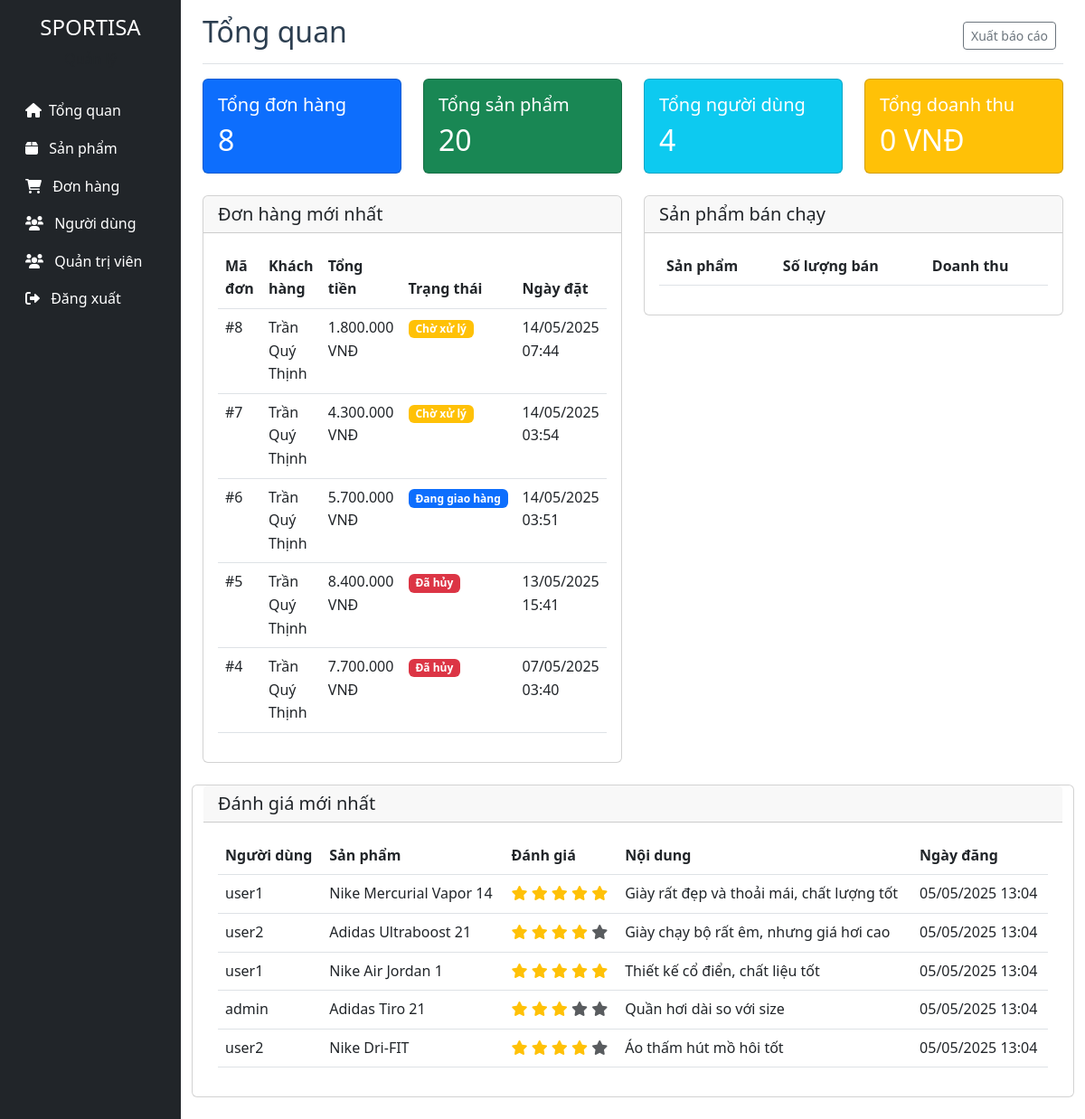
/admin/index.php (signed in), run on the app's committed database.
### tables this page shows
CREATE TABLE `orders` (
  `id` int(11) NOT NULL,
  `user_id` int(11) NOT NULL,
  `total_amount` decimal(10,2) NOT NULL,
  `shipping_address` text NOT NULL,
  `shipping_phone` varchar(20) NOT NULL,
  `shipping_name` varchar(100) NOT NULL,
  `payment_method` enum('cod','bank_transfer','credit_card') NOT NULL,
  `status` enum('pending','processing','shipped','delivered','cancelled') DEFAULT 'pending',
  `notes` text DEFAULT NULL,
  `created_at` timestamp NOT NULL DEFAULT current_timestamp(),
  `updated_at` timestamp NOT NULL DEFAULT current_timestamp() ON UPDATE current_timestamp()
);

CREATE TABLE `users` (
  `id` int(11) NOT NULL,
  `username` varchar(50) NOT NULL,
  `email` varchar(100) NOT NULL,
  `password` varchar(255) NOT NULL,
  `full_name` varchar(100) NOT NULL,
  `phone` varchar(20) DEFAULT NULL,
  `address` text DEFAULT NULL,
  `role` enum('admin','user') DEFAULT 'user',
  `status` enum('active','inactive') DEFAULT 'active',
  `created_at` timestamp NOT NULL DEFAULT current_timestamp(),
  `updated_at` timestamp NOT NULL DEFAULT current_timestamp() ON UPDATE current_timestamp()
);

CREATE TABLE `reviews` (
  `id` int(11) NOT NULL,
  `user_id` int(11) NOT NULL,
  `product_id` int(11) NOT NULL,
  `rating` int(11) NOT NULL CHECK (`rating` >= 1 and `rating` <= 5),
  `comment` text DEFAULT NULL,
  `status` enum('pending','approved','rejected') DEFAULT 'pending',
  `created_at` timestamp NOT NULL DEFAULT current_timestamp(),
  `updated_at` timestamp NOT NULL DEFAULT current_timestamp() ON UPDATE current_timestamp()
);

CREATE TABLE `products` (
  `id` int(11) NOT NULL,
  `name` varchar(255) NOT NULL,
  `slug` varchar(255) NOT NULL,
  `description` text DEFAULT NULL,
  `price` decimal(10,2) NOT NULL,
  `sale_price` decimal(10,2) DEFAULT NULL,
  `stock` int(11) NOT NULL DEFAULT 0,
  `image` varchar(255) DEFAULT NULL,
  `category_id` int(11) DEFAULT NULL,
  `brand_id` int(11) DEFAULT NULL,
  `status` enum('active','inactive') DEFAULT 'active',
  `featured` tinyint(1) DEFAULT 0,
  `created_at` timestamp NOT NULL DEFAULT current_timestamp(),
  `updated_at` timestamp NOT NULL DEFAULT current_timestamp() ON UPDATE current_timestamp()
);

### admin/index.php (the view, shortened to what this page needs)
<?php
include '../config/database.php';
try {
    $stmt = $conn->query("SELECT COUNT(*) FROM orders");
    $total_orders = $stmt->fetchColumn();
    $stmt = $conn->query("SELECT COUNT(*) FROM products");
    $total_products = $stmt->fetchColumn();
    $stmt = $conn->query("SELECT COUNT(*) FROM users WHERE role = 'user'");
    $total_users = $stmt->fetchColumn();
    $stmt = $conn->query("SELECT SUM(total_amount) FROM orders WHERE status = 'delivered'");
    $total_revenue = $stmt->fetchColumn();
    $stmt = $conn->query("SELECT o.*, u.username, u.full_name
                         FROM orders o
                         JOIN users u ON o.user_id = u.id
                         ORDER BY o.created_at DESC
                         LIMIT 5");
    $recent_orders = $stmt->fetchAll(PDO::FETCH_ASSOC);
    $stmt = $conn->query("SELECT r.*, u.username, p.name as product_name
                         FROM reviews r
                         JOIN users u ON r.user_id = u.id
                         JOIN products p ON r.product_id = p.id
                         ORDER BY r.created_at DESC
                         LIMIT 5");
    $recent_reviews = $stmt->fetchAll(PDO::FETCH_ASSOC);
} catch(PDOException $e) {
    $error = 'Có lỗi xảy ra: ' . $e->getMessage();
}
?>
<!DOCTYPE html>
<html lang="vi">
<head>
    <link href="https://cdn.jsdelivr.net/npm/bootstrap@5.3.0/dist/css/bootstrap.min.css" rel="stylesheet">
    <link href="https://cdnjs.cloudflare.com/ajax/libs/font-awesome/6.0.0/css/all.min.css" rel="stylesheet">
    <link href="../css/style.css" rel="stylesheet">
</head>
<body>
    <div class="container-fluid">
        <div class="row">
            <?php include 'sidebar.php'; ?>
            <div class="col-md-9 ms-sm-auto col-lg-10 px-md-4">
                <div class="d-flex justify-content-between flex-wrap flex-md-nowrap align-items-center pt-3 pb-2 mb-3 border-bottom">
                    <h1 class="h2">Tổng quan</h1>
                    <div class="btn-toolbar mb-2 mb-md-0">
                        <div class="btn-group me-2">
                            <button type="button" class="btn btn-sm btn-outline-secondary">Xuất báo cáo</button>
                        </div>
                    </div>
                </div>
                <div class="row">
                    <div class="col-md-3 mb-4">
                        <div class="card bg-primary text-white">
                            <div class="card-body">
                                <h5 class="card-title">Tổng đơn hàng</h5>
                                <h2 class="card-text"><?php echo number_format($total_orders); ?></h2>
                            </div>
                        </div>
                    </div>
                    <div class="col-md-3 mb-4">
                        <div class="card bg-success text-white">
                            <div class="card-body">
                                <h5 class="card-title">Tổng sản phẩm</h5>
                                <h2 class="card-text"><?php echo number_format($total_products); ?></h2>
                            </div>
                        </div>
                    </div>
                    <div class="col-md-3 mb-4">
                        <div class="card bg-info text-white">
                            <div class="card-body">
                                <h5 class="card-title">Tổng người dùng</h5>
                                <h2 class="card-text"><?php echo number_format($total_users); ?></h2>
                            </div>
                        </div>
                    </div>
                    <div class="col-md-3 mb-4">
                        <div class="card bg-warning text-white">
                            <div class="card-body">
                                <h5 class="card-title">Tổng doanh thu</h5>
                                <h2 class="card-text"><?php echo number_format($total_revenue, 0, ',', '.'); ?> VNĐ</h2>
                            </div>
                        </div>
                    </div>
                </div>
                <div class="row">
                    <div class="col-md-6 mb-4">
                        <div class="card">
                            <div class="card-header">
                                <h5 class="mb-0">Đơn hàng mới nhất</h5>
                            </div>
                            <div class="card-body">
                                <div class="table-responsive">
                                    <table class="table table-hover">
                                        <thead>
                                            <tr>
                                                <th>Mã đơn</th>
                                                <th>Khách hàng</th>
                                                <th>Tổng tiền</th>
                                                <th>Trạng thái</th>
                                                <th>Ngày đặt</th>
                                            </tr>
                                        </thead>
                                        <tbody>
                                            <?php foreach ($recent_orders as $order): ?>
                                                <tr>
                                                    <td>#<?php echo $order['id']; ?></td>
                                                    <td><?php echo htmlspecialchars($order['full_name']); ?></td>
                                                    <td><?php echo number_format($order['total_amount'], 0, ',', '.'); ?> VNĐ</td>
                                                    <td>
                                                        <?php
                                                        $status_class = '';
                                                        switch ($order['status']) {
                                                            case 'pending':
                                                                $status_class = 'warning';
                                                                $status_text = 'Chờ xử lý';
                                                                break;
                                                            case 'shipped':
                                                                $status_class = 'primary';
                                                                $status_text = 'Đang giao hàng';
                                                                break;
                                                            case 'cancelled':
                                                                $status_class = 'danger';
                                                                $status_text = 'Đã hủy';
                                                                break;
                                                        }
                                                        ?>
                                                        <span class="badge bg-<?php echo $status_class; ?>">
                                                            <?php echo $status_text; ?>
                                                        </span>
                                                    </td>
                                                    <td><?php echo date('d/m/Y H:i', strtotime($order['created_at'])); ?></td>
                                                </tr>
                                            <?php endforeach; ?>
                                        </tbody>
                                    </table>
                                </div>
                            </div>
                        </div>
                    </div>
                <div class="col-md-6 mb-4">
                    <div class="card">
                        <div class="card-header">
                            <h5 class="mb-0">Sản phẩm bán chạy</h5>
                        </div>
                    <div class="card-body">
                        <div class="table-responsive">
                            <table class="table table-hover">
                                <thead>
                                    <tr>
                                        <th>Sản phẩm</th>
                                        <th>Số lượng bán</th>
                                        <th>Doanh thu</th>
                                    </tr>
                                </thead>
                            </table>
                        </div>
                    </div>
                    </div>
                </div>
                <div class="card mb-4">
                    <div class="card-header">
                        <h5 class="mb-0">Đánh giá mới nhất</h5>
                    </div>
                    <div class="card-body">
                        <div class="table-responsive">
                            <table class="table table-hover">
                                <thead>
                                    <tr>
                                        <th>Người dùng</th>
                                        <th>Sản phẩm</th>
                                        <th>Đánh giá</th>
                                        <th>Nội dung</th>
                                        <th>Ngày đăng</th>
                                    </tr>
                                </thead>
                                <tbody>
                                    <?php foreach ($recent_reviews as $review): ?>
                                        <tr>
                                            <td><?php echo htmlspecialchars($review['username']); ?></td>
                                            <td><?php echo htmlspecialchars($review['product_name']); ?></td>
                                            <td>
                                                <?php for ($i = 1; $i <= 5; $i++): ?>
                                                    <i class="fas fa-star <?php echo $i <= $review['rating'] ? 'text-warning' : 'text-muted'; ?>"></i>
                                                <?php endfor; ?>
                                            </td>
                                            <td><?php echo htmlspecialchars($review['comment']); ?></td>
                                            <td><?php echo date('d/m/Y H:i', strtotime($review['created_at'])); ?></td>
                                        </tr>
                                    <?php endforeach; ?>
                                </tbody>
                            </table>
                        </div>
                    </div>
                </div>
            </div>
        </div>
    </div>
</body>
</html>

### admin/sidebar.php (shortened to what this page needs)
<!DOCTYPE html>
<html lang="en">
<head>
    <link rel="stylesheet" href="style.css">
</head>
<body>
    <div class="col-md-3 col-lg-2 d-md-block bg-dark sidebar collapse">
                <div class="position-sticky pt-3">
                    <div class="text-center mb-4">
                        <h4 class="text-white">SPORTISA</h4>
                        <p class="text-muted">Quản lý</p>
                    </div>
                    <ul class="nav flex-column">
                        <li class="nav-item">
                            <a class="nav-link text-white" href="index.php">
                                <i class="fas fa-home me-2"></i><span>Tổng quan </span>
                            </a>
                        </li>
                        <li class="nav-item">
                            <a class="nav-link text-white" href="products.php">
                                <i class="fas fa-box me-2"></i> <span>Sản phẩm</span>
                            </a>
                        </li>
                        <li class="nav-item">
                            <a class="nav-link text-white" href="orders.php">
                                <i class="fas fa-shopping-cart me-2"></i><span> Đơn hàng</span>
                            </a>
                        </li>
                        <li class="nav-item">
                            <a class="nav-link text-white" href="users.php">
                                <i class="fas fa-users me-2"></i> <span>Người dùng</span>
                            </a>
                        </li>
                        <li class="nav-item">
                            <a class="nav-link text-white" href="admins.php">
                                <i class="fas fa-users me-2"></i> <span>Quản trị viên</span>
                            </a>
                        </li>
                        <li class="nav-item">
                            <a class="nav-link text-white" href="../logout.php">
                                <i class="fas fa-sign-out-alt me-2"></i> <span>Đăng xuất</span>
                            </a>
                        </li>
                    </ul>
                </div>
            </div>
</body>
</html>

### css/style.css (style rules this page uses)
:root { --primary-color: #2c3e50; --secondary-color: #3498db; --accent-color: #e74c3c; --light-color: #ecf0f1; --dark-color: #2c3e50; }
body { font-family: "Segoe UI", Tahoma, Geneva, Verdana, sans-serif; line-height: 1.6; color: var(--dark-color); }
.nav-link { color: white !important; transition: color 0.3s; }

### data on the page
orders: id "8", user.full_name "Trần Quý Thịnh", total_amount "1.800.000", status "Chờ xử lý", created_at "14/05/2025 07:44"
orders: id "7", user.full_name "Trần Quý Thịnh", total_amount "4.300.000", status "Chờ xử lý", created_at "14/05/2025 03:54"
orders: id "6", user.full_name "Trần Quý Thịnh", total_amount "5.700.000", status "Đang giao hàng", created_at "14/05/2025 03:51"
orders: id "5", user.full_name "Trần Quý Thịnh", total_amount "8.400.000", status "Đã hủy", created_at "13/05/2025 15:41"
orders: id "4", user.full_name "Trần Quý Thịnh", total_amount "7.700.000", status "Đã hủy", created_at "07/05/2025 03:40"
reviews: user.username "user1", product.name "Nike Mercurial Vapor 14", rating 5 (drawn), comment "Giày rất đẹp và thoải mái, chất lượng tốt", created_at "05/05/2025 13:04"
reviews: user.username "user2", product.name "Adidas Ultraboost 21", rating 4 (drawn), comment "Giày chạy bộ rất êm, nhưng giá hơi cao", created_at "05/05/2025 13:04"
reviews: user.username "user1", product.name "Nike Air Jordan 1", rating 5 (drawn), comment "Thiết kế cổ điển, chất liệu tốt", created_at "05/05/2025 13:04"
reviews: user.username "admin", product.name "Adidas Tiro 21", rating 3 (drawn), comment "Quần hơi dài so với size", created_at "05/05/2025 13:04"
reviews: user.username "user2", product.name "Nike Dri-FIT", rating 4 (drawn), comment "Áo thấm hút mồ hôi tốt", created_at "05/05/2025 13:04"

### other printed values
$total_orders "8"
$total_products "20"
$total_users "4"
$total_revenue "0"
